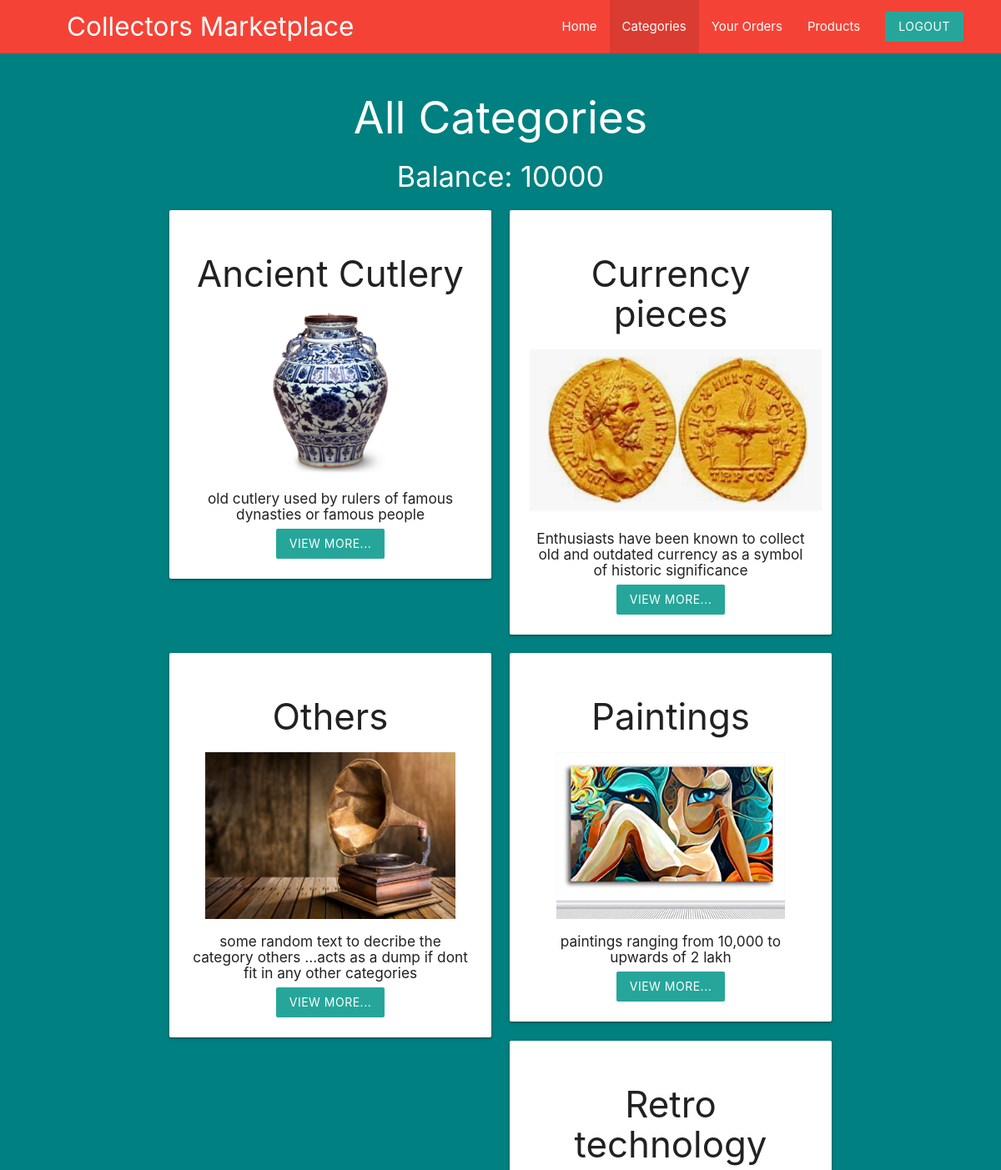
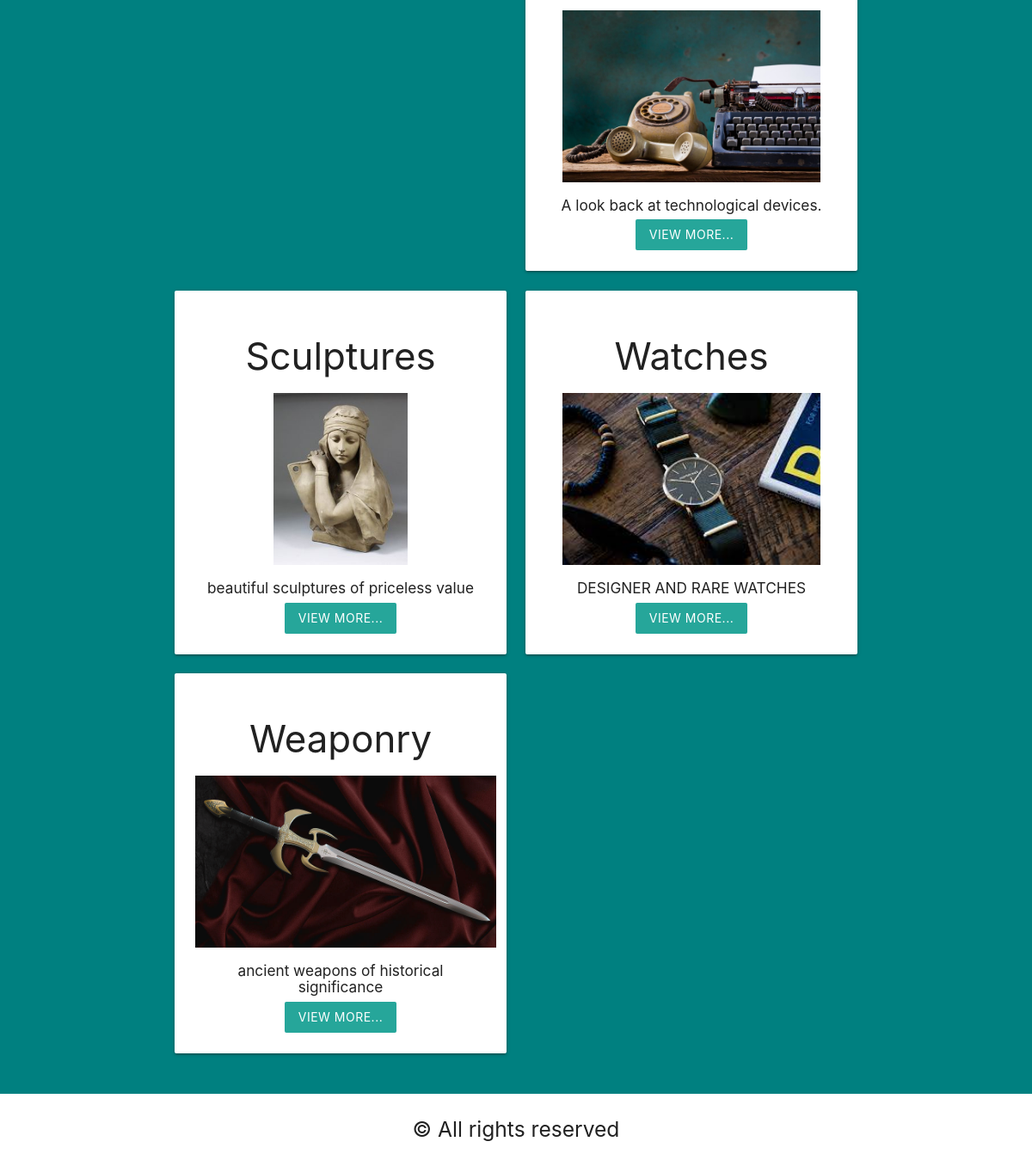
Before: /user/user_categories.php (signed in) with the older database file (2 pictures, top to bottom).
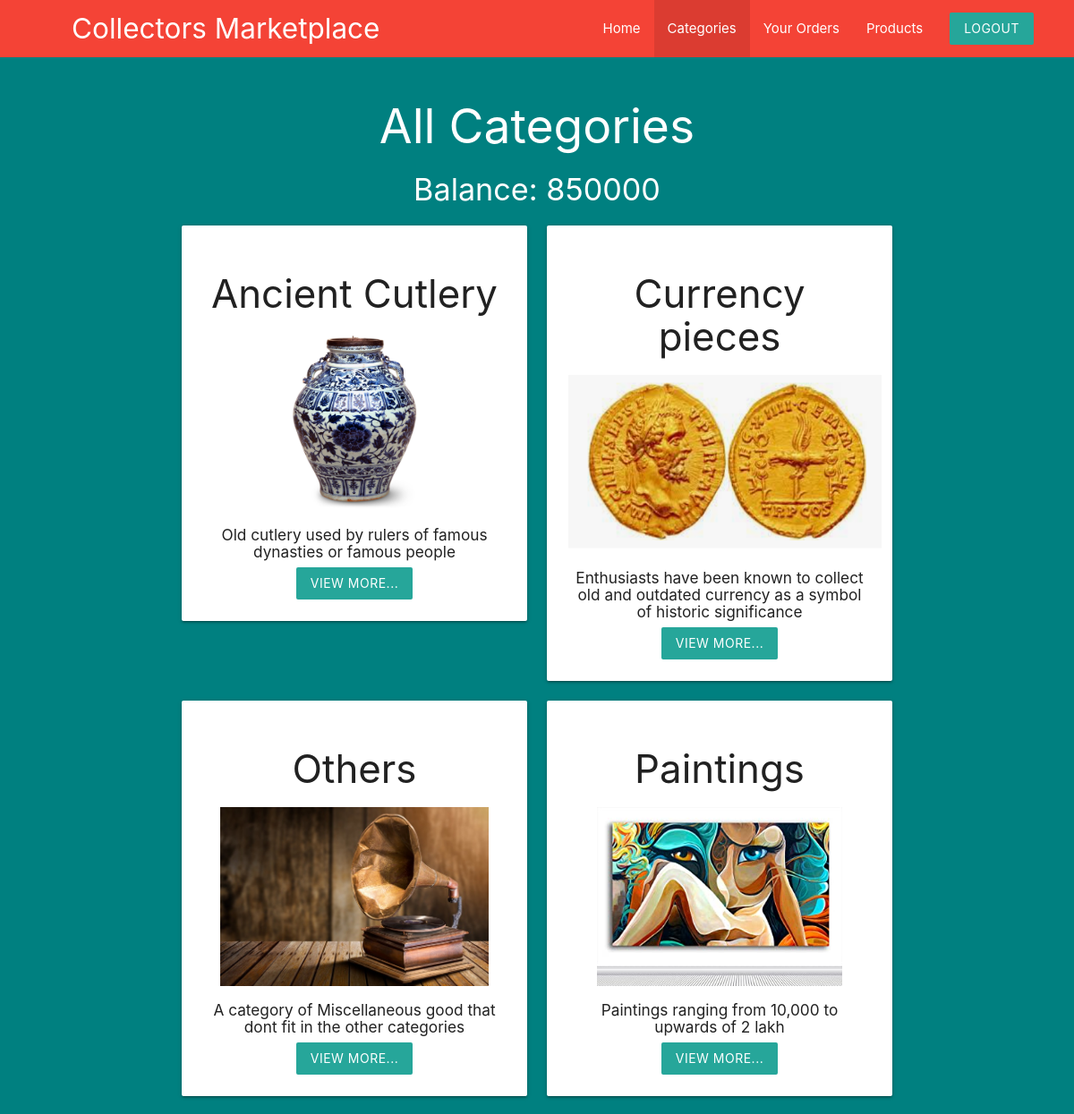
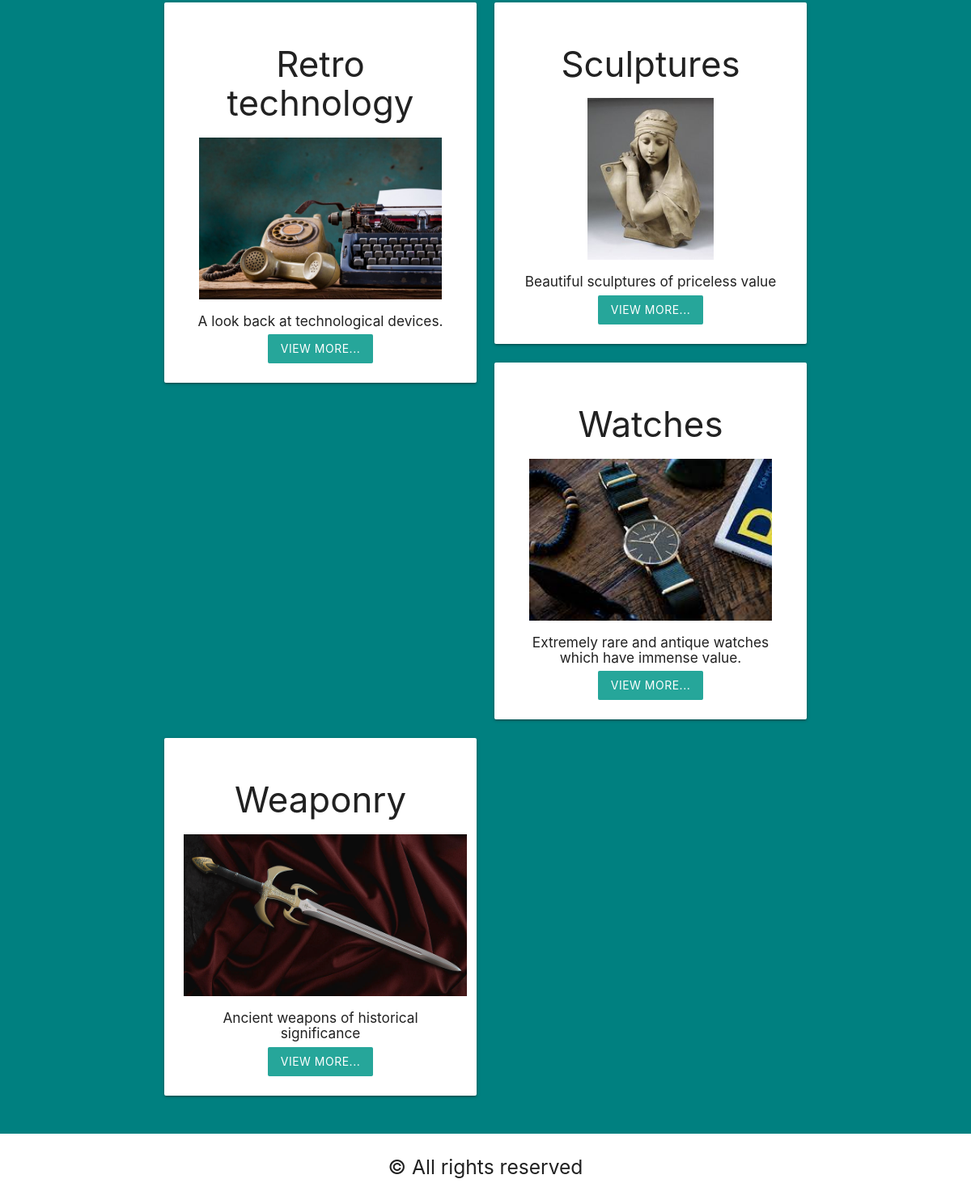
After: the same page with the newer database file (2 pictures, top to bottom).
### tables this page shows
CREATE TABLE `customers` (
  `cust_id` int(5) NOT NULL,
  `cust_username` varchar(50) NOT NULL,
  `cust_pass` int(11) NOT NULL,
  `cust_name` varchar(20) NOT NULL,
  `cust_addr` text NOT NULL,
  `cust_email` varchar(50) NOT NULL,
  `cust_image` varchar(255) NOT NULL,
  `cust_phone` bigint(10) NOT NULL,
  `cust_balance` int(5) NOT NULL
);

CREATE TABLE `category` (
  `cat_id` int(5) NOT NULL,
  `cat_name` varchar(255) NOT NULL,
  `cat_image` varchar(255) NOT NULL,
  `cat_status` tinyint(4) NOT NULL DEFAULT 1,
  `cat_description` text NOT NULL
);

### user/user_categories.php (the view, shortened to what this page needs)
<?php
    include("../templates/database_conn.php");
    $uid=$_SESSION['USER_ID'];
    $sql1="SELECT * FROM `customers` WHERE cust_id ='$uid'";
    $res=mysqli_query($con,$sql1);
    $urow = mysqli_fetch_array($res, MYSQLI_ASSOC);
    $sql2="SELECT * FROM `category` where `cat_status`=1 order by `cat_name` Asc";
    $res2=mysqli_query($con,$sql2);
    $row2 = mysqli_fetch_all($res2, MYSQLI_ASSOC);
?>
<!DOCTYPE html>
<html lang="en">
<head>
    <link rel="stylesheet" href="../templates/stylesheet.css">
    <link rel="stylesheet" href="https://cdnjs.cloudflare.com/ajax/libs/materialize/1.0.0/css/materialize.min.css">
</head>
<body class="grey lighten-4" >
<nav class="red z-depth-0" style="padding-right: 30px;padding-left: 80px;">
		<div>
			<a href="#" class="brand-logo brand-text hide-on-med-and-down">Collectors Marketplace</a>
            <ul id="nav-mobile" class="right">
                <li ><a href="user_home.php">Home</a></li>
                <li class="active"><a href="user_categories.php">Categories</a></li>
                <li><a href="user_orders.php">Your Orders</a></li>
                <li><a href="All_products.php">Products</a></li>
				<li><a href="user_logout.php" class="btn brand z-depth-0">Logout</a></li>
		    </ul>
		</div>
</nav>
<div class="blackbgbg">
<div class="container">
    <section>
    <div class="row">
    <h2 class="white-text" style="text-align:center;">All Categories</h2>
    <h4 class="white-text center">Balance: <?php echo $urow['cust_balance'];?></h4>
        <?php foreach($row2 as $cat){ ?>
            <div class="col s6 md3">
  				    <div class="card">
                      <center>
                        <div class="card-content">
                          <h3><?php print_r($cat['cat_name']); ?></h3>
                          <div>
                          <img src="<?php echo $cat['cat_image'];?>" height=200px >
                          <br>
                          <h6><?php print_r($cat['cat_description']);?></h6>
                          <a href="All_products.php?cat_id=<?php echo $cat['cat_id'];?>" class="btn brand z-depth-0">View more...</a>
                          </div>
                        </div>
                        </center>
                    </div>
            </div>
        <?php } ?>
    </div>
    </section>
</div>
</div>
    <section class="footer white">
        <div class="container textcenter">
            <h5>© All rights reserved<br>
        </div>
    </section>
</body>
</html>

Changed rows visible on the page:
changed customers: cust_balance "10000" → "850000"
changed category (number 1 of 8 on the later page): value "Ancient Cutlery old cutlery used by rulers of famous dynasties or famous people" → "Ancient Cutlery Old cutlery used by rulers of famous dynasties or famous people"
changed category (number 3 of 8 on the later page): value "Others some random text to decribe the category others ...acts as a dump if dont fit in any other categories" → "Others A category of Miscellaneous good that dont fit in the other categories"
changed category (number 4 of 8 on the later page): value "Paintings paintings ranging from 10,000 to upwards of 2 lakh" → "Paintings Paintings ranging from 10,000 to upwards of 2 lakh"
changed category (number 6 of 8 on the later page): value "Sculptures beautiful sculptures of priceless value" → "Sculptures Beautiful sculptures of priceless value"
changed category (number 7 of 8 on the later page): value "Watches DESIGNER AND RARE WATCHES" → "Watches Extremely rare and antique watches which have immense value."
changed category (number 8 of 8 on the later page): value "Weaponry ancient weapons of historical significance" → "Weaponry Ancient weapons of historical significance"
